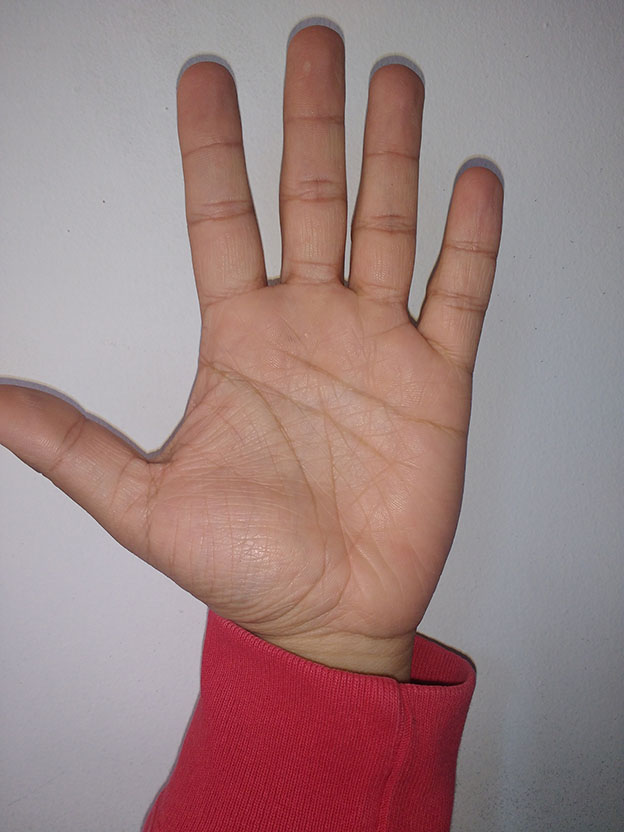
#> input picture Taller 1 TIA/fotomano/interior.jpg, 624 x 832 px
$ jupyter execute --allow-errors Taller1TIA.ipynb   (shell and % lines are left out)
#> lines starting #> are read from the running program, lines starting #| are printed output that depends on the picture
[cell 1]
import cv2
from IPython.display import Image
import numpy as np
from matplotlib import pyplot as plt
import pandas as pd

[cell 2]
img1 = cv2.imread('fotomano/interior.jpg',0) # Carga imagen en grises
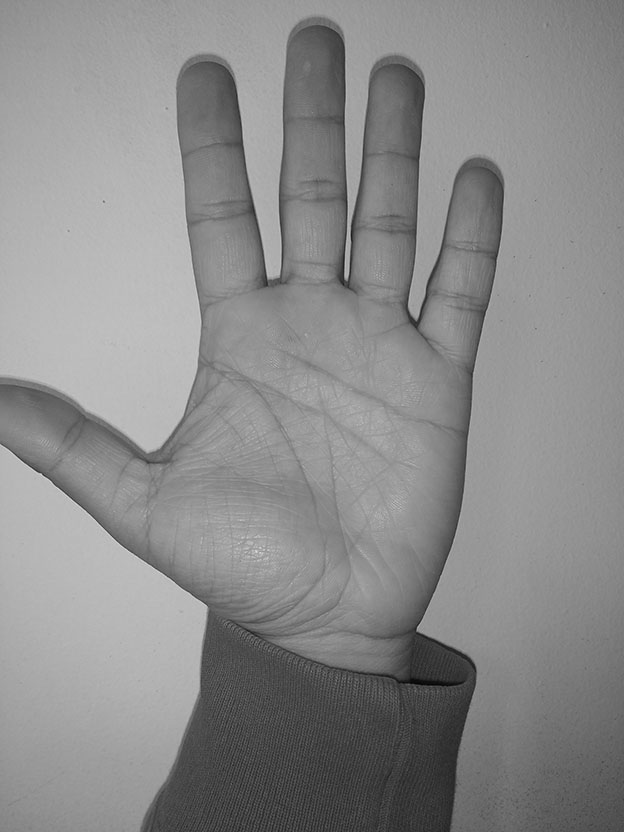
#> img1: shape (832, 624); min 3, max 224, mean 138.3
img2 = cv2.imread('fotomano/soleado.jpg',0)
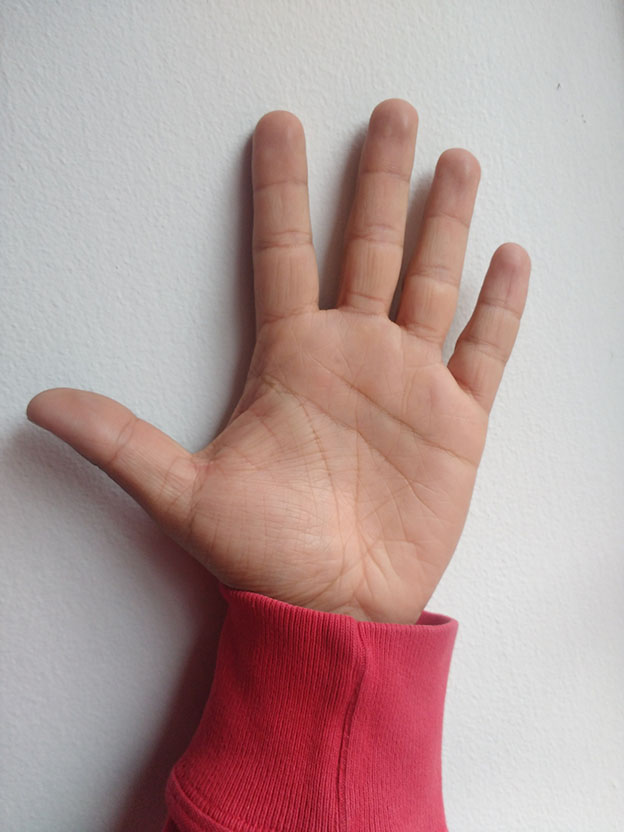
#> input picture Taller 1 TIA/fotomano/soleado.jpg, 624 x 832 px
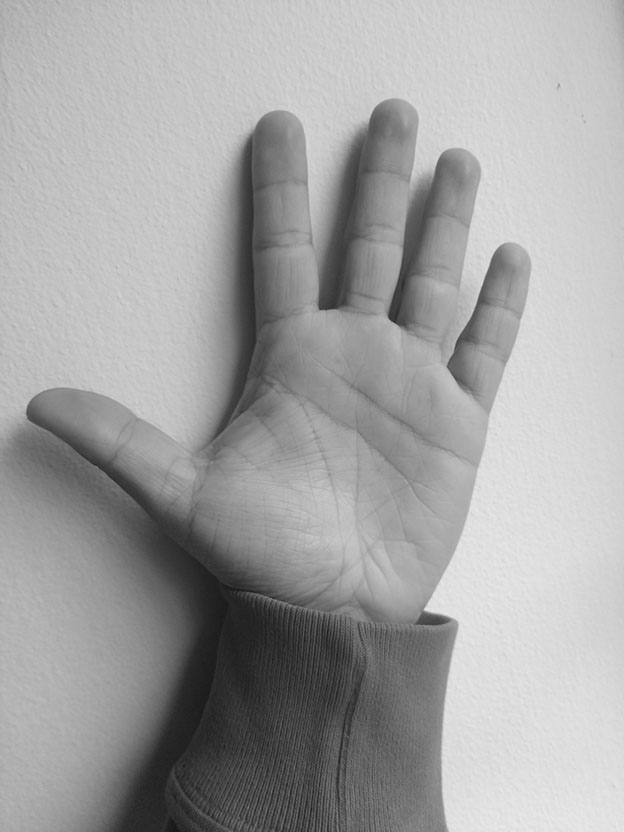
#> img2: shape (832, 624); min 21, max 234, mean 162.8
img3 = cv2.imread('fotomano/sombra.jpg',0)
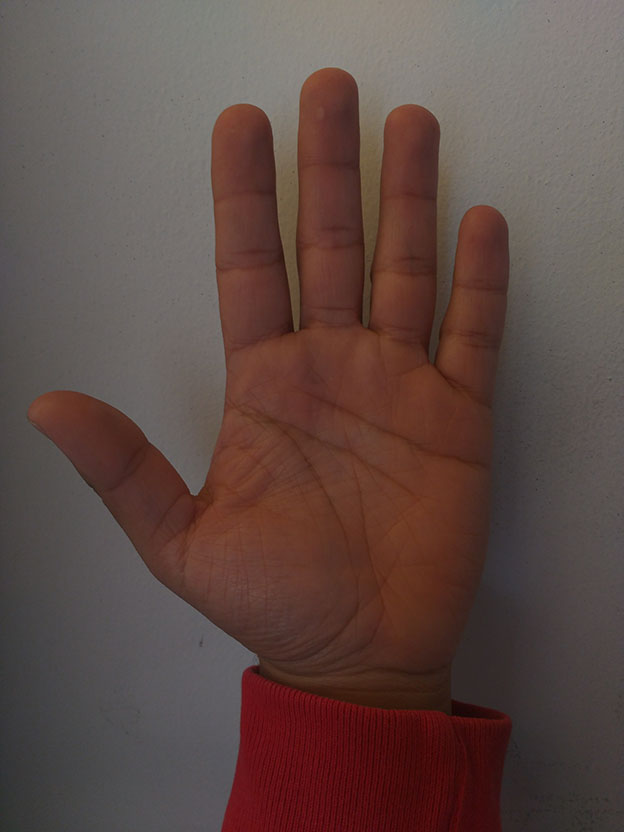
#> input picture Taller 1 TIA/fotomano/sombra.jpg, 624 x 832 px
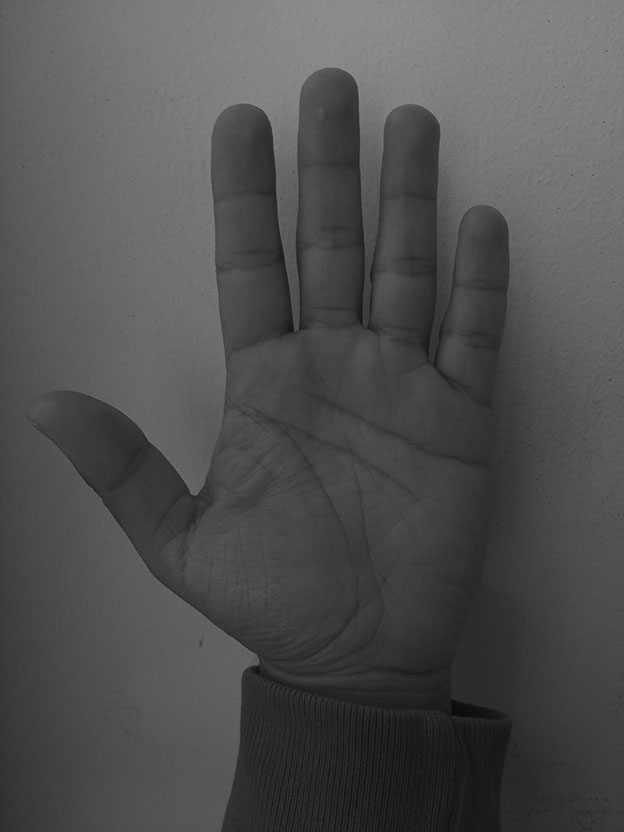
#> img3: shape (832, 624); min 6, max 147, mean 79.5

[cell 3]
cv2.imshow('Interior',img1)
cv2.imshow('Soleado',img2)
cv2.imshow('Sombra',img3)
cv2.waitKey(0)
cv2.destroyAllWindows()

## Histograma imagen interior de la mano
* Histograma con 8
* Histograma con 32
* Histograma con 256 bits

[cell 4]
hist10 = cv2.calcHist([img1],[0],None,[8],[0,256])
#> hist10 = [288, 22702, 49324, 77336, 240598, 128397, 522, 1]
hist11 = cv2.calcHist([img1],[0],None,[32],[0,256])
#> hist11 = 32 values, max 82870 at index 18, min 0 at index 29, mean 16224
hist12 = cv2.calcHist([img1],[0],None,[256],[0,256])
#> hist12 = 256 values, max 13183 at index 153, min 0 at index 0, mean 2028

plt.figure(1)
#> (this line was passed over: IPython is not available in this run)

#> (the rest of this cell did not finish here and is left out)

## Histograma imagen soleado de la mano
* Histograma con 8
* Histograma con 32
* Histograma con 256 bits

[cell 5]
hist20 = cv2.calcHist([img2],[0],None,[8],[0,256])
#> hist20 = [1042, 36275, 37215, 48250, 73989, 105282, 203363, 13752]
hist21 = cv2.calcHist([img2],[0],None,[32],[0,256])
#> hist21 = 32 values, max 62295 at index 24, min 0 at index 0, mean 16224
hist22 = cv2.calcHist([img2],[0],None,[256],[0,256])
#> hist22 = 256 values, max 8645 at index 197, min 0 at index 0, mean 2028

plt.figure(1)
#> (this line was passed over: IPython is not available in this run)

#> (the rest of this cell did not finish here and is left out)

## Histograma imagen sombra de la mano
* Histograma con 8
* Histograma con 32
* Histograma con 256 bits

[cell 6]
hist30 = cv2.calcHist([img3],[0],None,[8],[0,256])
#> hist30 = [17332, 147630, 204059, 114142, 36005, 0, 0, 0]
hist31 = cv2.calcHist([img3],[0],None,[32],[0,256])
#> hist31 = 32 values, max 67283 at index 8, min 0 at index 19, mean 16224
hist32 = cv2.calcHist([img3],[0],None,[256],[0,256])
#> hist32 = 256 values, max 8991 at index 68, min 0 at index 0, mean 2028

plt.figure(1)
#> (this line was passed over: IPython is not available in this run)

#> (the rest of this cell did not finish here and is left out)

# Comparación de histogramas sin normalizar

* Interior - Soleado
* Interior - Sombra
* Soleado - Sombra
    - 8 bins
    - 32 bins
    - 256 bins

### Interior-Soleado
- 8 bins

[cell 7]
CorIS8=cv2.compareHist(hist10,hist20,0)
#> CorIS8 = 0.108
ChiIS8=cv2.compareHist(hist10,hist20,1)
#> ChiIS8 = 268054362.7
IntrIS8=cv2.compareHist(hist10,hist20,2)
#> IntrIS8 = 288249
BhattaIS8=cv2.compareHist(hist10,hist20,3)
#> BhattaIS8 = 0.492

- 32 bins

[cell 8]
CorIS32=cv2.compareHist(hist11,hist21,0)  #Cor(correlación) I (Interior) S(Soleado) 32 (#bins) So(Sombra)
#> CorIS32 = 0.123
ChiIS32=cv2.compareHist(hist11,hist21,1)
#> ChiIS32 = 550379676.7
IntrIS32=cv2.compareHist(hist11,hist21,2)
#> IntrIS32 = 285310
BhattaIS32=cv2.compareHist(hist11,hist21,3)
#> BhattaIS32 = 0.503

- 256 bins

[cell 9]
CorIS256=cv2.compareHist(hist12,hist22,0)
#> CorIS256 = 0.101
ChiIS256=cv2.compareHist(hist12,hist22,1)
#> ChiIS256 = 292491750.3
IntrIS256=cv2.compareHist(hist12,hist22,2)
#> IntrIS256 = 274033
BhattaIS256=cv2.compareHist(hist12,hist22,3)
#> BhattaIS256 = 0.514

### Interior-Sombra
- 8 bins

[cell 10]
CorISo8=cv2.compareHist(hist10,hist30,0)
#> CorISo8 = -0.0593
ChiISo8=cv2.compareHist(hist10,hist30,1)
#> ChiISo8 = 2501980.3
IntrISo8=cv2.compareHist(hist10,hist30,2)
#> IntrISo8 = 185655
BhattaISo8=cv2.compareHist(hist10,hist30,3)
#> BhattaISo8 = 0.575

- 32 bins

[cell 11]
CorISo32=cv2.compareHist(hist11,hist31,0)
#> CorISo32 = -0.0883
ChiISo32=cv2.compareHist(hist11,hist31,1)
#> ChiISo32 = 4347412.5
IntrISo32=cv2.compareHist(hist11,hist31,2)
#> IntrISo32 = 185639
BhattaISo32=cv2.compareHist(hist11,hist31,3)
#> BhattaISo32 = 0.646

- 256 bins

[cell 12]
CorISo256=cv2.compareHist(hist12,hist32,0)
#> CorISo256 = -0.087
ChiISo256=cv2.compareHist(hist12,hist32,1)
#> ChiISo256 = 5585458
IntrISo256=cv2.compareHist(hist12,hist32,2)
#> IntrISo256 = 184272
BhattaISo256=cv2.compareHist(hist12,hist32,3)
#> BhattaISo256 = 0.654

### Soleado-Sombra
- 8 bins

[cell 13]
CorSS8=cv2.compareHist(hist20,hist30,0)
#> CorSS8 = -0.347
ChiSS8=cv2.compareHist(hist20,hist30,1)
#> ChiSS8 = 1776383.7
IntrSS8=cv2.compareHist(hist20,hist30,2)
#> IntrSS8 = 158787
BhattaSS8=cv2.compareHist(hist20,hist30,3)
#> BhattaSS8 = 0.664

- 32 bins

[cell 14]
CorSS32=cv2.compareHist(hist21,hist31,0)
#> CorSS32 = -0.314
ChiSS32=cv2.compareHist(hist21,hist31,1)
#> ChiSS32 = 3264811.4
IntrSS32=cv2.compareHist(hist21,hist31,2)
#> IntrSS32 = 144065
BhattaSS32=cv2.compareHist(hist21,hist31,3)
#> BhattaSS32 = 0.696

- 256 bins

[cell 15]
CorSS256=cv2.compareHist(hist22,hist32,0)
#> CorSS256 = -0.303
ChiSS256=cv2.compareHist(hist22,hist32,1)
#> ChiSS256 = 3020058.2
IntrSS256=cv2.compareHist(hist22,hist32,2)
#> IntrSS256 = 143701
BhattaSS256=cv2.compareHist(hist22,hist32,3)
#> BhattaSS256 = 0.7

[cell 16]
datosIS = pd.DataFrame({"8 Bins": [CorIS8,ChiIS8,IntrIS8,BhattaIS8], "32 Bins": [CorIS32,ChiIS32,IntrIS32,BhattaIS32], "256 Bins":[CorIS256,ChiIS256,IntrIS256,BhattaIS256] }, index=['Correlación', 'Chi-Cuadrado', 'Intersección', 'Bhattacharyya'])
#> datosIS = table of 4 rows and 3 columns
datosIS
#> Out = table of 4 rows and 3 columns

[cell 17]
datosISo = pd.DataFrame({"8 Bins": [CorISo8,ChiISo8,IntrISo8,BhattaISo8], "32 Bins": [CorISo32,ChiISo32,IntrISo32,BhattaISo32], "256 Bins":[CorISo256,ChiISo256,IntrISo256,BhattaISo256] }, index=['Correlación', 'Chi-Cuadrado', 'Intersección', 'Bhattacharyya'])
#> datosISo = table of 4 rows and 3 columns
datosISo
#> Out = table of 4 rows and 3 columns

[cell 18]
datosSS = pd.DataFrame({"8 Bins": [CorSS8,ChiSS8,IntrSS8,BhattaSS8], "32 Bins": [CorSS32,ChiSS32,IntrSS32,BhattaSS32], "256 Bins":[CorSS256,ChiSS256,IntrSS256,BhattaSS256] }, index=['Correlación', 'Chi-Cuadrado', 'Intersección', 'Bhattacharyya'])
#> datosSS = table of 4 rows and 3 columns
datosSS
#> Out = table of 4 rows and 3 columns
